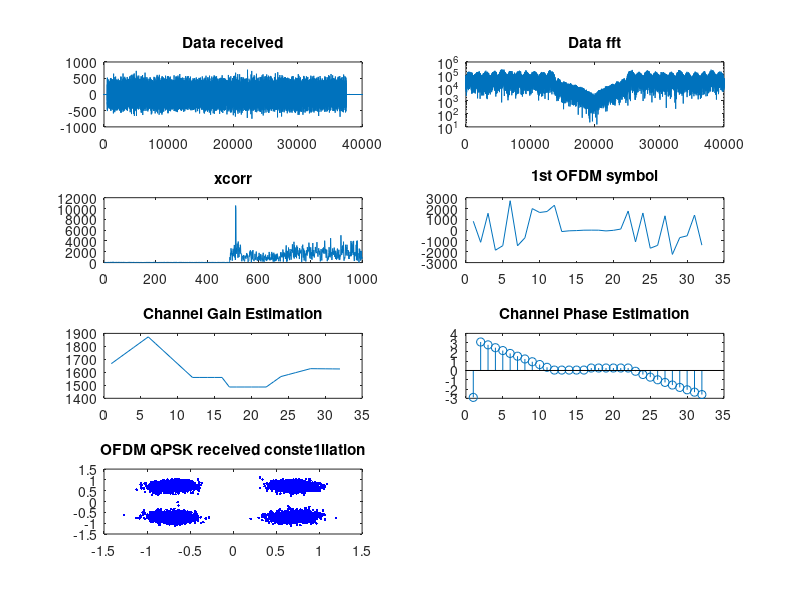
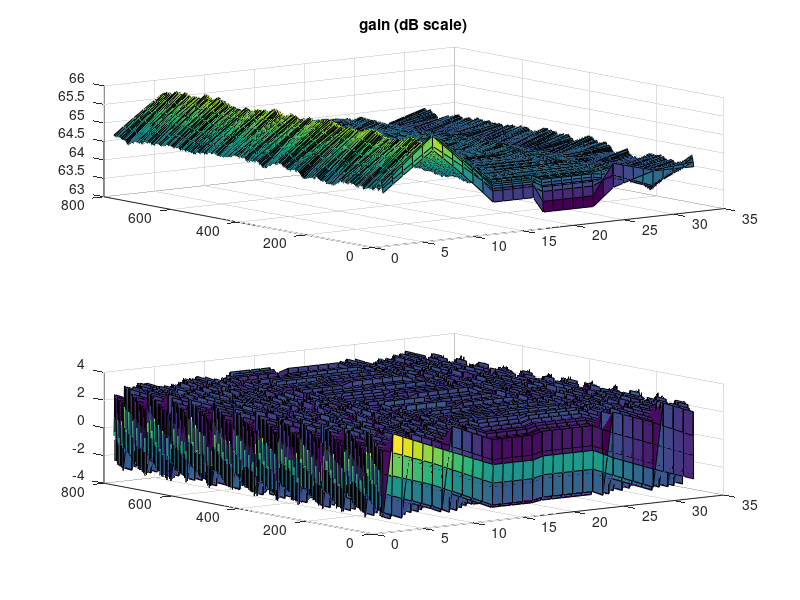
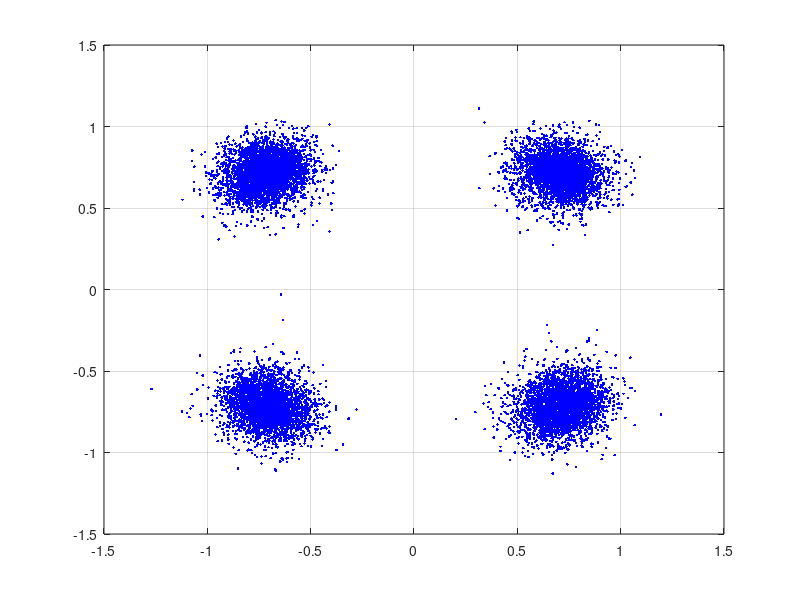

Write MATLAB code to recreate these figures, in order. (Note: this script raises an error after producing the figures.)
% cppresults.m
% This script is use to display the result of the c++ receiver on a graphical format.
clear all;
close all;

% Read data from file
load('params.mat')
load('dData.mat')

nr_OFDM_symbols = 800;


N_samps=40000;
fid1=fopen('received.dat','r');
x_rec=fread(fid1, 2*N_samps,'short');
fclose(fid1);

received_data= zeros(1,N_samps);
count = 1;
for i=1:2:2*N_samps
    received_data(count) = complex(x_rec(i),x_rec(i+1));
    count = count+1;
end

%load Residual Frequency Corrected data:

fid1=fopen('freqCorr.dat','r');
x_rec=fread(fid1, 2*N_samps,'double');
fclose(fid1);

received_data_corr= zeros(1,N_samps);
count = 1;
for i=1:2:2*N_samps
    received_data_corr(count) = complex(x_rec(i),x_rec(i+1));
    count = count+1;
end


%save('testCPP.mat','received_data')

figure(1)
subplot(4,2,1)
plot(real(received_data))
title('Data received')
subplot(4,2,2)
semilogy(abs(fft(received_data)))
title('Data fft')


  %load cross correlation:  
  fid1=fopen('xcorr.dat','r');
  xcorrAbs=fread(fid1, N_samps,'double');
  fclose(fid1);

  length(xcorrAbs);

  figure(1)
  subplot(4,2,3)
  plot(xcorrAbs);
  title('xcorr')

  %load OFDM symbols corrected and without CP:
  
 fid=fopen('ofdm_cp.dat','r');
 temp=fread(fid,2*nr_car*nr_OFDM_symbols,'double');
 fclose(fid); 

 count=1; 
 dataOFDM_cpp=zeros(nr_OFDM_symbols,nr_car);
 for i=1:nr_OFDM_symbols
    for k=1:nr_car
        dataOFDM_cpp(i,k)=complex(temp(count),temp(count+1));   
        count=count+2;
    end
 end
 
  figure(1)
  subplot(4,2,4)
  plot(real((dataOFDM_cpp(1,:))));
  title('1st OFDM symbol')

  %load received Pilot gain:
  
 fid=fopen('rx_pilot_gain.dat','r');
 temp=fread(fid,length_pilot*nr_OFDM_symbols,'double');
 fclose(fid); 

 count=1; 
 pilot_gain=zeros(nr_OFDM_symbols,length_pilot);
 for i=1:nr_OFDM_symbols
    for k=1:length_pilot
        pilot_gain(i,k)=temp(count);   
        count=count+1;
    end
 end
 
 %load received Pilot phase:
  
 fid=fopen('rx_pilot_phase.dat','r');
 temp=fread(fid,length_pilot*nr_OFDM_symbols,'double');
 fclose(fid); 

 count=1; 
 pilot_phase=zeros(nr_OFDM_symbols,length_pilot);
 for i=1:nr_OFDM_symbols
    for k=1:length_pilot
        pilot_phase(i,k)=temp(count);   
        count=count+1;
    end
 end
 
 
 fid=fopen('cons_ofdm.dat','r');
 temp=fread(fid,2*nr_used_car*nr_OFDM_symbols,'double');
 fclose(fid); 

 count=1; 
 consOFDM_cpp=zeros(nr_OFDM_symbols,nr_used_car);
 for i=1:nr_OFDM_symbols
    for k=1:nr_used_car
        consOFDM_cpp(i,k)=complex(temp(count),temp(count+1));   
        count=count+2;
    end
 end
 
 %load filtered Pilot gain:
  
 fid=fopen('filt_pilot_gain.dat','r');
 temp=fread(fid,length_pilot*nr_OFDM_symbols,'double');
 fclose(fid); 

 count=1; 
 filt_pilot_gain=zeros(nr_OFDM_symbols,length_pilot);
 for i=1:nr_OFDM_symbols
    for k=1:length_pilot
        filt_pilot_gain(i,k)=temp(count);   
        count=count+1;
    end
 end
 
 %load filtered Phase gain:
  
 fid=fopen('filt_pilot_phase.dat','r');
 temp=fread(fid,length_pilot*nr_OFDM_symbols,'double');
 fclose(fid); 

 count=1; 
 filt_pilot_phase=zeros(nr_OFDM_symbols,length_pilot);
 for i=1:nr_OFDM_symbols
    for k=1:length_pilot
        filt_pilot_phase(i,k)=temp(count);   
        count=count+1;
    end
 end
 
 
 %load interp Pilot gain:
  
 fid=fopen('int_pilot_gain.dat','r');
 temp=fread(fid,nr_car*nr_OFDM_symbols,'double');
 fclose(fid); 

 count=1; 
 int_pilot_gain=zeros(nr_OFDM_symbols,nr_car);
 for i=1:nr_OFDM_symbols
    for k=1:nr_car
        int_pilot_gain(i,k)=temp(count);   
        count=count+1;
    end
 end
 
  figure(1)
  subplot(4,2,5)
  plot(int_pilot_gain(1,:))
  title('Channel Gain Estimation')

  figure(2)
  subplot(2,1,1)
  surf(20*log10(int_pilot_gain))
  title('gain (dB scale)')
 
 %load interp Phase gain:
  
 fid=fopen('int_pilot_phase.dat','r');
 temp=fread(fid,nr_car*nr_OFDM_symbols,'double');
 fclose(fid); 

 count=1; 
 int_pilot_phase=zeros(nr_OFDM_symbols,nr_car);
 for i=1:nr_OFDM_symbols
    for k=1:nr_car
        int_pilot_phase(i,k)=temp(count);   
        count=count+1;
    end
 end
 
  figure(1)
  subplot(4,2,6)
  stem(int_pilot_phase(1,:))
  title('Channel Phase Estimation')
  
  figure(2)
  subplot(2,1,2)
  surf(int_pilot_phase)
 
  %load OFDM symbols corrected and without CP:
  
 fid=fopen('qpsk_data.dat','r');
 temp=fread(fid,2*nr_used_car*nr_OFDM_symbols,'double');
 fclose(fid); 

 count=1; 
 data_qpsk=zeros(nr_OFDM_symbols,nr_used_car);
 for i=1:nr_OFDM_symbols
    for k=1:nr_used_car
        data_qpsk(i,k)=complex(temp(count),temp(count+1));   
        count=count+2;
    end
 end
 
  figure(1)
  subplot(4,2,7)
  plot(reshape(data_qpsk(1:end,:),1,nr_used_car*nr_OFDM_symbols),'.b')
  title('OFDM QPSK received conste1llation')
  
  
  figure(3)
  %plot(reshape(data_qpsk(20:end,1:46),1,24978),'.b')
  plot(reshape(data_qpsk(1:end,1:end),1,nr_used_car*nr_OFDM_symbols-0*nr_used_car),'.b') 
  grid on
  hold on
  figure(3)
  plot((1/sqrt(2))*[1+1i , 1-1i, -1-1i, -1+1i],'X')
  %load binary data:
  
 Modulation=2;%QPSK
 %Modulation=4;%16-QAM
  
 fid=fopen('dataBin.dat','r');
 temp=fread(fid, Modulation*nr_used_car*nr_OFDM_symbols,'short');
 fclose(fid); 
 
 count=1; 
 data_B_cpp=zeros(nr_OFDM_symbols,Modulation*nr_used_car);
 data_B_trans=zeros(nr_OFDM_symbols,Modulation*nr_used_car);
 for i=1:nr_OFDM_symbols
    for k=1:Modulation*nr_used_car
        data_B_cpp(i,k)=temp(count);
        data_B_trans(i,k)=dataT(count);
        count=count+1;
    end
 end
 
 figure(4)
 imagesc(abs(data_B_cpp-data_B_trans));
 

 rx_data_bin=temp;
 
 error=(abs(dataT(1:Modulation*nr_used_car*nr_OFDM_symbols).'-rx_data_bin));
 BER=sum(error)/length(rx_data_bin)
 
 figure(1)
  subplot(4,2,8)
  plot(error)
  title('BER')
  
  data_rate=(1-2*BER)*(length(rx_data_bin)/N_samps)*25;
        ['Data rate: ', num2str(data_rate), 'Mbits/s']
        
        
        
        


